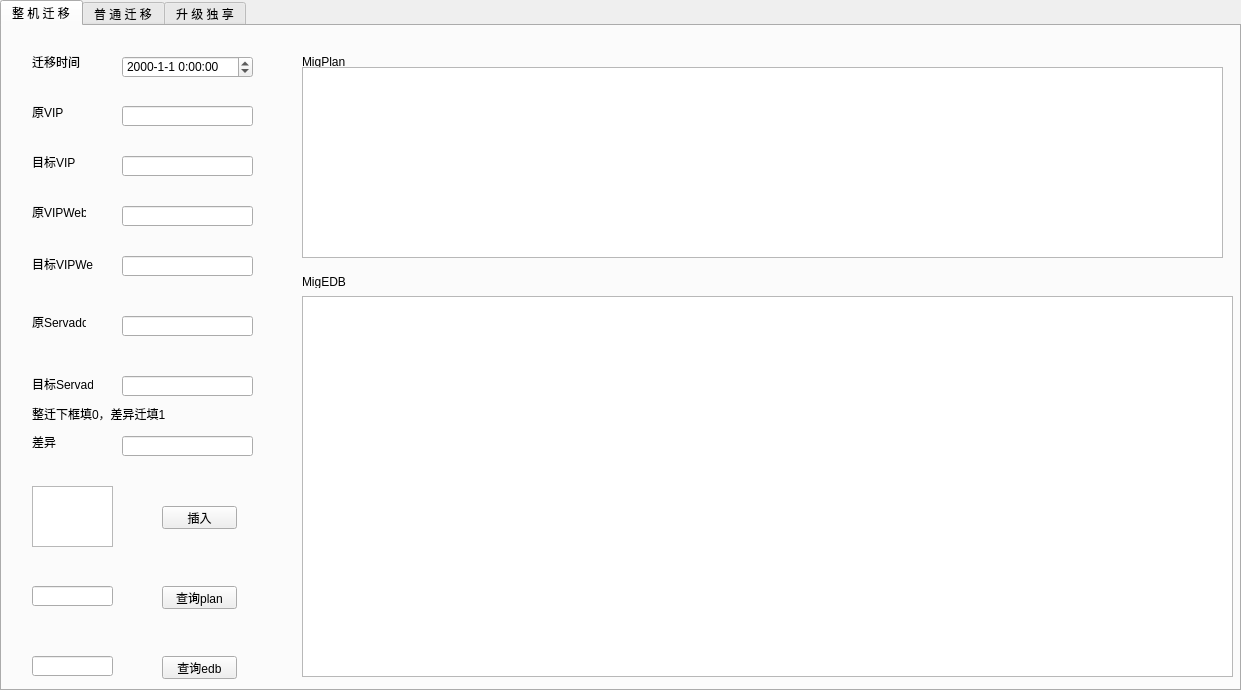
<?xml version="1.0" encoding="UTF-8"?>
<ui version="4.0">
 <class>Form</class>
 <widget class="QWidget" name="Form">
  <property name="geometry">
   <rect>
    <x>0</x>
    <y>0</y>
    <width>1241</width>
    <height>690</height>
   </rect>
  </property>
  <property name="windowTitle">
   <string>迁移工具</string>
  </property>
  <property name="windowIcon">
   <iconset>
    <normaloff>../icon.jpg</normaloff>../icon.jpg</iconset>
  </property>
  <widget class="QTabWidget" name="tabWidget">
   <property name="enabled">
    <bool>true</bool>
   </property>
   <property name="geometry">
    <rect>
     <x>0</x>
     <y>0</y>
     <width>1241</width>
     <height>691</height>
    </rect>
   </property>
   <property name="toolTip">
    <string>&lt;html&gt;&lt;head/&gt;&lt;body&gt;&lt;p&gt;ZJ&lt;/p&gt;&lt;/body&gt;&lt;/html&gt;</string>
   </property>
   <property name="currentIndex">
    <number>0</number>
   </property>
   <widget class="QWidget" name="tab">
    <attribute name="title">
     <string>整 机 迁 移</string>
    </attribute>
    <widget class="QLabel" name="label">
     <property name="geometry">
      <rect>
       <x>30</x>
       <y>30</y>
       <width>54</width>
       <height>12</height>
      </rect>
     </property>
     <property name="text">
      <string>迁移时间</string>
     </property>
    </widget>
    <widget class="QLabel" name="label_2">
     <property name="geometry">
      <rect>
       <x>30</x>
       <y>80</y>
       <width>54</width>
       <height>12</height>
      </rect>
     </property>
     <property name="text">
      <string>原VIP</string>
     </property>
    </widget>
    <widget class="QLabel" name="label_3">
     <property name="geometry">
      <rect>
       <x>30</x>
       <y>130</y>
       <width>54</width>
       <height>12</height>
      </rect>
     </property>
     <property name="text">
      <string>目标VIP</string>
     </property>
    </widget>
    <widget class="QLabel" name="label_4">
     <property name="geometry">
      <rect>
       <x>30</x>
       <y>180</y>
       <width>54</width>
       <height>12</height>
      </rect>
     </property>
     <property name="text">
      <string>原VIPWeb</string>
     </property>
    </widget>
    <widget class="QLabel" name="label_5">
     <property name="geometry">
      <rect>
       <x>30</x>
       <y>230</y>
       <width>61</width>
       <height>16</height>
      </rect>
     </property>
     <property name="text">
      <string>目标VIPWeb</string>
     </property>
    </widget>
    <widget class="QLabel" name="label_6">
     <property name="geometry">
      <rect>
       <x>30</x>
       <y>290</y>
       <width>54</width>
       <height>12</height>
      </rect>
     </property>
     <property name="text">
      <string>原Servadd</string>
     </property>
    </widget>
    <widget class="QLabel" name="label_7">
     <property name="geometry">
      <rect>
       <x>30</x>
       <y>350</y>
       <width>61</width>
       <height>16</height>
      </rect>
     </property>
     <property name="text">
      <string>目标Servadd</string>
     </property>
    </widget>
    <widget class="QLabel" name="label_8">
     <property name="geometry">
      <rect>
       <x>30</x>
       <y>410</y>
       <width>54</width>
       <height>12</height>
      </rect>
     </property>
     <property name="text">
      <string>差异</string>
     </property>
    </widget>
    <widget class="QLineEdit" name="lineEdit_2">
     <property name="geometry">
      <rect>
       <x>120</x>
       <y>80</y>
       <width>131</width>
       <height>20</height>
      </rect>
     </property>
    </widget>
    <widget class="QLineEdit" name="lineEdit_3">
     <property name="geometry">
      <rect>
       <x>120</x>
       <y>130</y>
       <width>131</width>
       <height>20</height>
      </rect>
     </property>
    </widget>
    <widget class="QLineEdit" name="lineEdit_4">
     <property name="geometry">
      <rect>
       <x>120</x>
       <y>180</y>
       <width>131</width>
       <height>20</height>
      </rect>
     </property>
    </widget>
    <widget class="QLineEdit" name="lineEdit_5">
     <property name="geometry">
      <rect>
       <x>120</x>
       <y>230</y>
       <width>131</width>
       <height>20</height>
      </rect>
     </property>
    </widget>
    <widget class="QLineEdit" name="lineEdit_6">
     <property name="geometry">
      <rect>
       <x>120</x>
       <y>290</y>
       <width>131</width>
       <height>20</height>
      </rect>
     </property>
    </widget>
    <widget class="QLineEdit" name="lineEdit_7">
     <property name="geometry">
      <rect>
       <x>120</x>
       <y>350</y>
       <width>131</width>
       <height>20</height>
      </rect>
     </property>
    </widget>
    <widget class="QLineEdit" name="lineEdit_8">
     <property name="geometry">
      <rect>
       <x>120</x>
       <y>410</y>
       <width>131</width>
       <height>20</height>
      </rect>
     </property>
    </widget>
    <widget class="QTableWidget" name="tableWidget">
     <property name="geometry">
      <rect>
       <x>30</x>
       <y>460</y>
       <width>81</width>
       <height>61</height>
      </rect>
     </property>
    </widget>
    <widget class="QPushButton" name="pushButton">
     <property name="geometry">
      <rect>
       <x>160</x>
       <y>480</y>
       <width>75</width>
       <height>23</height>
      </rect>
     </property>
     <property name="text">
      <string>插入</string>
     </property>
    </widget>
    <widget class="QLineEdit" name="lineEdit_9">
     <property name="geometry">
      <rect>
       <x>30</x>
       <y>560</y>
       <width>81</width>
       <height>20</height>
      </rect>
     </property>
    </widget>
    <widget class="QLineEdit" name="lineEdit_10">
     <property name="geometry">
      <rect>
       <x>30</x>
       <y>630</y>
       <width>81</width>
       <height>20</height>
      </rect>
     </property>
    </widget>
    <widget class="QPushButton" name="pushButton_2">
     <property name="geometry">
      <rect>
       <x>160</x>
       <y>560</y>
       <width>75</width>
       <height>23</height>
      </rect>
     </property>
     <property name="text">
      <string>查询plan</string>
     </property>
    </widget>
    <widget class="QPushButton" name="pushButton_3">
     <property name="geometry">
      <rect>
       <x>160</x>
       <y>630</y>
       <width>75</width>
       <height>23</height>
      </rect>
     </property>
     <property name="text">
      <string>查询edb</string>
     </property>
    </widget>
    <widget class="QLabel" name="label_9">
     <property name="geometry">
      <rect>
       <x>300</x>
       <y>30</y>
       <width>54</width>
       <height>12</height>
      </rect>
     </property>
     <property name="text">
      <string>MigPlan</string>
     </property>
    </widget>
    <widget class="QLabel" name="label_10">
     <property name="geometry">
      <rect>
       <x>300</x>
       <y>250</y>
       <width>54</width>
       <height>12</height>
      </rect>
     </property>
     <property name="text">
      <string>MigEDB</string>
     </property>
    </widget>
    <widget class="QTableWidget" name="tableWidget_2">
     <property name="geometry">
      <rect>
       <x>300</x>
       <y>41</y>
       <width>921</width>
       <height>191</height>
      </rect>
     </property>
    </widget>
    <widget class="QTableWidget" name="tableWidget_3">
     <property name="geometry">
      <rect>
       <x>300</x>
       <y>270</y>
       <width>931</width>
       <height>381</height>
      </rect>
     </property>
    </widget>
    <widget class="QDateTimeEdit" name="dateTimeEdit_2">
     <property name="geometry">
      <rect>
       <x>120</x>
       <y>30</y>
       <width>131</width>
       <height>22</height>
      </rect>
     </property>
     <property name="displayFormat">
      <string>yyyy-M-d H:mm:ss</string>
     </property>
    </widget>
    <widget class="QLabel" name="label_35">
     <property name="geometry">
      <rect>
       <x>30</x>
       <y>380</y>
       <width>221</width>
       <height>16</height>
      </rect>
     </property>
     <property name="text">
      <string>整迁下框填0，差异迁填1</string>
     </property>
    </widget>
   </widget>
   <widget class="QWidget" name="tab_2">
    <attribute name="title">
     <string>普 通 迁 移</string>
    </attribute>
    <widget class="QLabel" name="label_11">
     <property name="geometry">
      <rect>
       <x>30</x>
       <y>30</y>
       <width>54</width>
       <height>12</height>
      </rect>
     </property>
     <property name="text">
      <string>迁移时间</string>
     </property>
    </widget>
    <widget class="QLabel" name="label_12">
     <property name="geometry">
      <rect>
       <x>30</x>
       <y>70</y>
       <width>54</width>
       <height>12</height>
      </rect>
     </property>
     <property name="text">
      <string>主账号</string>
     </property>
    </widget>
    <widget class="QLabel" name="label_13">
     <property name="geometry">
      <rect>
       <x>30</x>
       <y>120</y>
       <width>54</width>
       <height>12</height>
      </rect>
     </property>
     <property name="text">
      <string>原VIP</string>
     </property>
    </widget>
    <widget class="QLabel" name="label_14">
     <property name="geometry">
      <rect>
       <x>30</x>
       <y>170</y>
       <width>54</width>
       <height>12</height>
      </rect>
     </property>
     <property name="text">
      <string>目标VIP</string>
     </property>
    </widget>
    <widget class="QLabel" name="label_15">
     <property name="geometry">
      <rect>
       <x>30</x>
       <y>230</y>
       <width>54</width>
       <height>12</height>
      </rect>
     </property>
     <property name="text">
      <string>原VIPWeb</string>
     </property>
    </widget>
    <widget class="QLabel" name="label_16">
     <property name="geometry">
      <rect>
       <x>30</x>
       <y>290</y>
       <width>61</width>
       <height>16</height>
      </rect>
     </property>
     <property name="text">
      <string>目标VIPWeb</string>
     </property>
    </widget>
    <widget class="QLabel" name="label_17">
     <property name="geometry">
      <rect>
       <x>30</x>
       <y>340</y>
       <width>61</width>
       <height>16</height>
      </rect>
     </property>
     <property name="text">
      <string>原Servadd</string>
     </property>
    </widget>
    <widget class="QLabel" name="label_18">
     <property name="geometry">
      <rect>
       <x>30</x>
       <y>400</y>
       <width>71</width>
       <height>16</height>
      </rect>
     </property>
     <property name="text">
      <string>目标Servadd</string>
     </property>
    </widget>
    <widget class="QLabel" name="label_19">
     <property name="geometry">
      <rect>
       <x>30</x>
       <y>470</y>
       <width>54</width>
       <height>12</height>
      </rect>
     </property>
     <property name="text">
      <string>差异</string>
     </property>
    </widget>
    <widget class="QLineEdit" name="lineEdit_11">
     <property name="geometry">
      <rect>
       <x>120</x>
       <y>70</y>
       <width>141</width>
       <height>20</height>
      </rect>
     </property>
    </widget>
    <widget class="QLineEdit" name="lineEdit_12">
     <property name="geometry">
      <rect>
       <x>120</x>
       <y>120</y>
       <width>141</width>
       <height>20</height>
      </rect>
     </property>
    </widget>
    <widget class="QLineEdit" name="lineEdit_13">
     <property name="geometry">
      <rect>
       <x>120</x>
       <y>170</y>
       <width>141</width>
       <height>20</height>
      </rect>
     </property>
    </widget>
    <widget class="QLineEdit" name="lineEdit_14">
     <property name="geometry">
      <rect>
       <x>120</x>
       <y>230</y>
       <width>141</width>
       <height>20</height>
      </rect>
     </property>
    </widget>
    <widget class="QLineEdit" name="lineEdit_15">
     <property name="geometry">
      <rect>
       <x>120</x>
       <y>290</y>
       <width>141</width>
       <height>20</height>
      </rect>
     </property>
    </widget>
    <widget class="QLineEdit" name="lineEdit_16">
     <property name="geometry">
      <rect>
       <x>120</x>
       <y>340</y>
       <width>141</width>
       <height>20</height>
      </rect>
     </property>
    </widget>
    <widget class="QLineEdit" name="lineEdit_17">
     <property name="geometry">
      <rect>
       <x>120</x>
       <y>400</y>
       <width>141</width>
       <height>20</height>
      </rect>
     </property>
    </widget>
    <widget class="QLineEdit" name="lineEdit_18">
     <property name="geometry">
      <rect>
       <x>120</x>
       <y>470</y>
       <width>141</width>
       <height>20</height>
      </rect>
     </property>
    </widget>
    <widget class="QDateTimeEdit" name="dateTimeEdit_3">
     <property name="geometry">
      <rect>
       <x>120</x>
       <y>30</y>
       <width>141</width>
       <height>22</height>
      </rect>
     </property>
     <property name="displayFormat">
      <string>yyyy-M-d H:mm:ss</string>
     </property>
    </widget>
    <widget class="QTableWidget" name="tableWidget_4">
     <property name="geometry">
      <rect>
       <x>30</x>
       <y>500</y>
       <width>81</width>
       <height>61</height>
      </rect>
     </property>
    </widget>
    <widget class="QLineEdit" name="lineEdit">
     <property name="geometry">
      <rect>
       <x>30</x>
       <y>580</y>
       <width>81</width>
       <height>20</height>
      </rect>
     </property>
    </widget>
    <widget class="QLineEdit" name="lineEdit_19">
     <property name="geometry">
      <rect>
       <x>30</x>
       <y>630</y>
       <width>81</width>
       <height>20</height>
      </rect>
     </property>
    </widget>
    <widget class="QPushButton" name="pushButton_4">
     <property name="geometry">
      <rect>
       <x>170</x>
       <y>520</y>
       <width>75</width>
       <height>23</height>
      </rect>
     </property>
     <property name="text">
      <string>插入</string>
     </property>
    </widget>
    <widget class="QPushButton" name="pushButton_5">
     <property name="geometry">
      <rect>
       <x>170</x>
       <y>580</y>
       <width>75</width>
       <height>23</height>
      </rect>
     </property>
     <property name="text">
      <string>查询plan</string>
     </property>
    </widget>
    <widget class="QPushButton" name="pushButton_6">
     <property name="geometry">
      <rect>
       <x>170</x>
       <y>630</y>
       <width>75</width>
       <height>23</height>
      </rect>
     </property>
     <property name="text">
      <string>查询edb</string>
     </property>
    </widget>
    <widget class="QLabel" name="label_20">
     <property name="geometry">
      <rect>
       <x>310</x>
       <y>30</y>
       <width>54</width>
       <height>12</height>
      </rect>
     </property>
     <property name="text">
      <string>MigPlan</string>
     </property>
    </widget>
    <widget class="QLabel" name="label_21">
     <property name="geometry">
      <rect>
       <x>310</x>
       <y>230</y>
       <width>54</width>
       <height>12</height>
      </rect>
     </property>
     <property name="text">
      <string>MigEDB</string>
     </property>
    </widget>
    <widget class="QTableWidget" name="tableWidget_5">
     <property name="geometry">
      <rect>
       <x>310</x>
       <y>40</y>
       <width>911</width>
       <height>181</height>
      </rect>
     </property>
    </widget>
    <widget class="QTableWidget" name="tableWidget_6">
     <property name="geometry">
      <rect>
       <x>310</x>
       <y>250</y>
       <width>911</width>
       <height>401</height>
      </rect>
     </property>
    </widget>
    <widget class="QLabel" name="label_33">
     <property name="geometry">
      <rect>
       <x>30</x>
       <y>440</y>
       <width>191</width>
       <height>16</height>
      </rect>
     </property>
     <property name="text">
      <string>全备迁下框填0，差异迁填1</string>
     </property>
    </widget>
   </widget>
   <widget class="QWidget" name="tab_3">
    <attribute name="title">
     <string>升 级 独 享</string>
    </attribute>
    <widget class="QDateTimeEdit" name="dateTimeEdit_4">
     <property name="geometry">
      <rect>
       <x>120</x>
       <y>30</y>
       <width>131</width>
       <height>22</height>
      </rect>
     </property>
     <property name="displayFormat">
      <string>yyyy-M-d H:mm:ss</string>
     </property>
    </widget>
    <widget class="QLabel" name="label_22">
     <property name="geometry">
      <rect>
       <x>30</x>
       <y>30</y>
       <width>54</width>
       <height>12</height>
      </rect>
     </property>
     <property name="text">
      <string>迁移时间</string>
     </property>
    </widget>
    <widget class="QLabel" name="label_23">
     <property name="geometry">
      <rect>
       <x>30</x>
       <y>80</y>
       <width>54</width>
       <height>12</height>
      </rect>
     </property>
     <property name="text">
      <string>主账号</string>
     </property>
    </widget>
    <widget class="QLabel" name="label_24">
     <property name="geometry">
      <rect>
       <x>30</x>
       <y>120</y>
       <width>54</width>
       <height>12</height>
      </rect>
     </property>
     <property name="text">
      <string>原VIP</string>
     </property>
    </widget>
    <widget class="QLabel" name="label_25">
     <property name="geometry">
      <rect>
       <x>30</x>
       <y>160</y>
       <width>54</width>
       <height>12</height>
      </rect>
     </property>
     <property name="text">
      <string>目标VIP</string>
     </property>
    </widget>
    <widget class="QLabel" name="label_26">
     <property name="geometry">
      <rect>
       <x>30</x>
       <y>210</y>
       <width>54</width>
       <height>12</height>
      </rect>
     </property>
     <property name="text">
      <string>原VIPWeb</string>
     </property>
    </widget>
    <widget class="QLabel" name="label_27">
     <property name="geometry">
      <rect>
       <x>30</x>
       <y>260</y>
       <width>61</width>
       <height>16</height>
      </rect>
     </property>
     <property name="text">
      <string>目标VIPWeb</string>
     </property>
    </widget>
    <widget class="QLabel" name="label_28">
     <property name="geometry">
      <rect>
       <x>30</x>
       <y>320</y>
       <width>61</width>
       <height>16</height>
      </rect>
     </property>
     <property name="text">
      <string>原Servadd</string>
     </property>
    </widget>
    <widget class="QLabel" name="label_29">
     <property name="geometry">
      <rect>
       <x>30</x>
       <y>370</y>
       <width>71</width>
       <height>16</height>
      </rect>
     </property>
     <property name="text">
      <string>目标Servadd</string>
     </property>
    </widget>
    <widget class="QLabel" name="label_30">
     <property name="geometry">
      <rect>
       <x>30</x>
       <y>440</y>
       <width>54</width>
       <height>12</height>
      </rect>
     </property>
     <property name="text">
      <string>差异</string>
     </property>
    </widget>
    <widget class="QLabel" name="label_31">
     <property name="geometry">
      <rect>
       <x>300</x>
       <y>30</y>
       <width>54</width>
       <height>12</height>
      </rect>
     </property>
     <property name="text">
      <string>MigPlan</string>
     </property>
    </widget>
    <widget class="QLabel" name="label_32">
     <property name="geometry">
      <rect>
       <x>300</x>
       <y>240</y>
       <width>54</width>
       <height>12</height>
      </rect>
     </property>
     <property name="text">
      <string>MigEDB</string>
     </property>
    </widget>
    <widget class="QLineEdit" name="lineEdit_20">
     <property name="geometry">
      <rect>
       <x>120</x>
       <y>80</y>
       <width>131</width>
       <height>20</height>
      </rect>
     </property>
    </widget>
    <widget class="QLineEdit" name="lineEdit_21">
     <property name="geometry">
      <rect>
       <x>120</x>
       <y>120</y>
       <width>131</width>
       <height>20</height>
      </rect>
     </property>
    </widget>
    <widget class="QLineEdit" name="lineEdit_22">
     <property name="geometry">
      <rect>
       <x>120</x>
       <y>160</y>
       <width>131</width>
       <height>20</height>
      </rect>
     </property>
    </widget>
    <widget class="QLineEdit" name="lineEdit_23">
     <property name="geometry">
      <rect>
       <x>120</x>
       <y>210</y>
       <width>131</width>
       <height>20</height>
      </rect>
     </property>
    </widget>
    <widget class="QLineEdit" name="lineEdit_24">
     <property name="geometry">
      <rect>
       <x>120</x>
       <y>260</y>
       <width>131</width>
       <height>20</height>
      </rect>
     </property>
    </widget>
    <widget class="QLineEdit" name="lineEdit_25">
     <property name="geometry">
      <rect>
       <x>120</x>
       <y>320</y>
       <width>131</width>
       <height>20</height>
      </rect>
     </property>
    </widget>
    <widget class="QLineEdit" name="lineEdit_26">
     <property name="geometry">
      <rect>
       <x>120</x>
       <y>370</y>
       <width>131</width>
       <height>20</height>
      </rect>
     </property>
    </widget>
    <widget class="QLineEdit" name="lineEdit_27">
     <property name="geometry">
      <rect>
       <x>120</x>
       <y>430</y>
       <width>131</width>
       <height>20</height>
      </rect>
     </property>
    </widget>
    <widget class="QLabel" name="label_34">
     <property name="geometry">
      <rect>
       <x>30</x>
       <y>400</y>
       <width>161</width>
       <height>20</height>
      </rect>
     </property>
     <property name="text">
      <string>全备迁下框填0，差异迁填1</string>
     </property>
    </widget>
    <widget class="QTableWidget" name="tableWidget_7">
     <property name="geometry">
      <rect>
       <x>30</x>
       <y>470</y>
       <width>81</width>
       <height>61</height>
      </rect>
     </property>
    </widget>
    <widget class="QTableWidget" name="tableWidget_8">
     <property name="geometry">
      <rect>
       <x>300</x>
       <y>40</y>
       <width>921</width>
       <height>192</height>
      </rect>
     </property>
    </widget>
    <widget class="QTableWidget" name="tableWidget_9">
     <property name="geometry">
      <rect>
       <x>300</x>
       <y>260</y>
       <width>921</width>
       <height>401</height>
      </rect>
     </property>
    </widget>
    <widget class="QLineEdit" name="lineEdit_28">
     <property name="geometry">
      <rect>
       <x>30</x>
       <y>560</y>
       <width>91</width>
       <height>20</height>
      </rect>
     </property>
    </widget>
    <widget class="QLineEdit" name="lineEdit_29">
     <property name="geometry">
      <rect>
       <x>30</x>
       <y>620</y>
       <width>91</width>
       <height>20</height>
      </rect>
     </property>
    </widget>
    <widget class="QPushButton" name="pushButton_7">
     <property name="geometry">
      <rect>
       <x>170</x>
       <y>480</y>
       <width>75</width>
       <height>23</height>
      </rect>
     </property>
     <property name="text">
      <string>插入</string>
     </property>
    </widget>
    <widget class="QPushButton" name="pushButton_8">
     <property name="geometry">
      <rect>
       <x>170</x>
       <y>560</y>
       <width>75</width>
       <height>23</height>
      </rect>
     </property>
     <property name="text">
      <string>查询plan</string>
     </property>
    </widget>
    <widget class="QPushButton" name="pushButton_9">
     <property name="geometry">
      <rect>
       <x>170</x>
       <y>620</y>
       <width>75</width>
       <height>23</height>
      </rect>
     </property>
     <property name="text">
      <string>查询edb</string>
     </property>
    </widget>
   </widget>
  </widget>
 </widget>
 <resources/>
 <connections/>
</ui>
